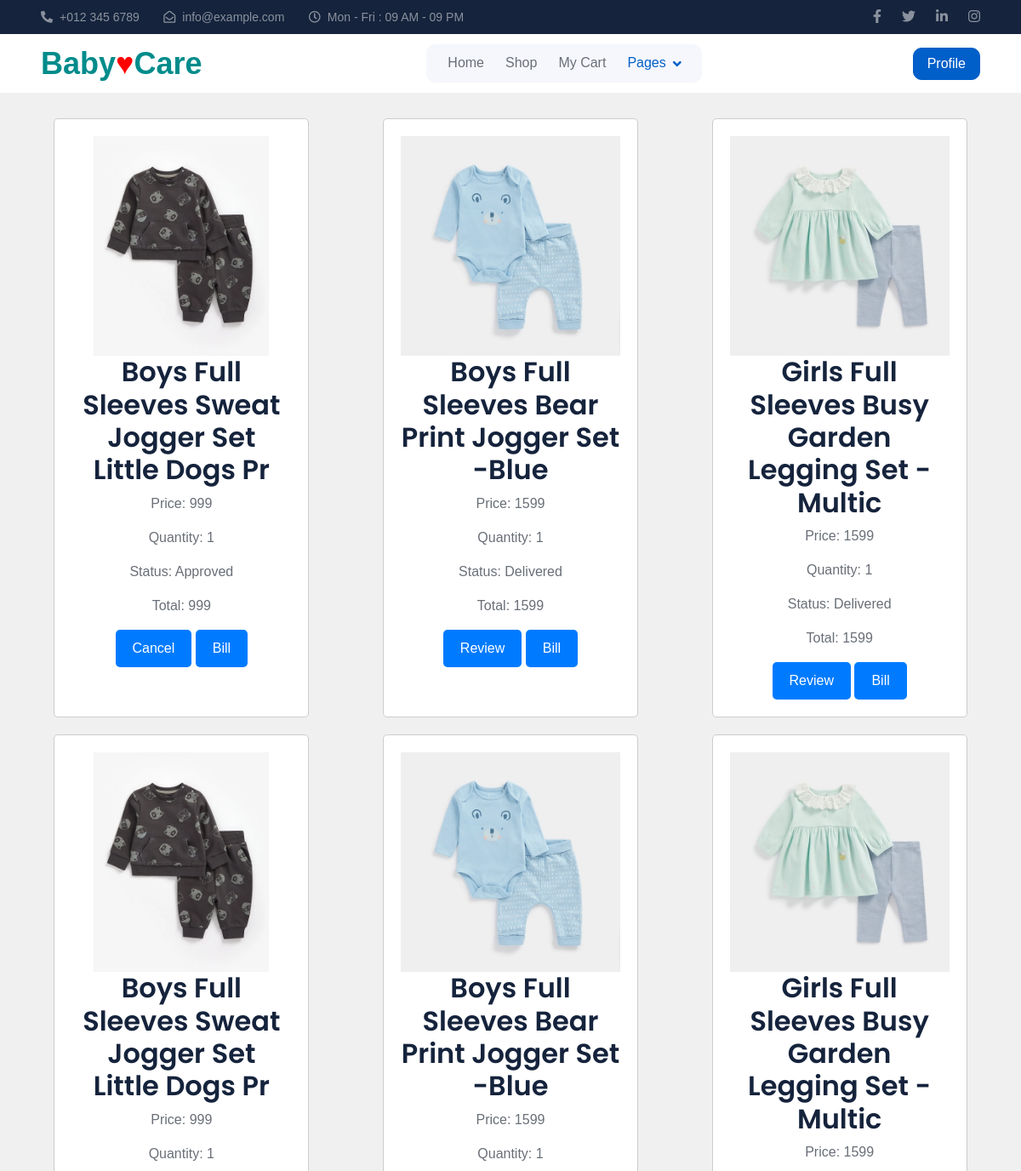
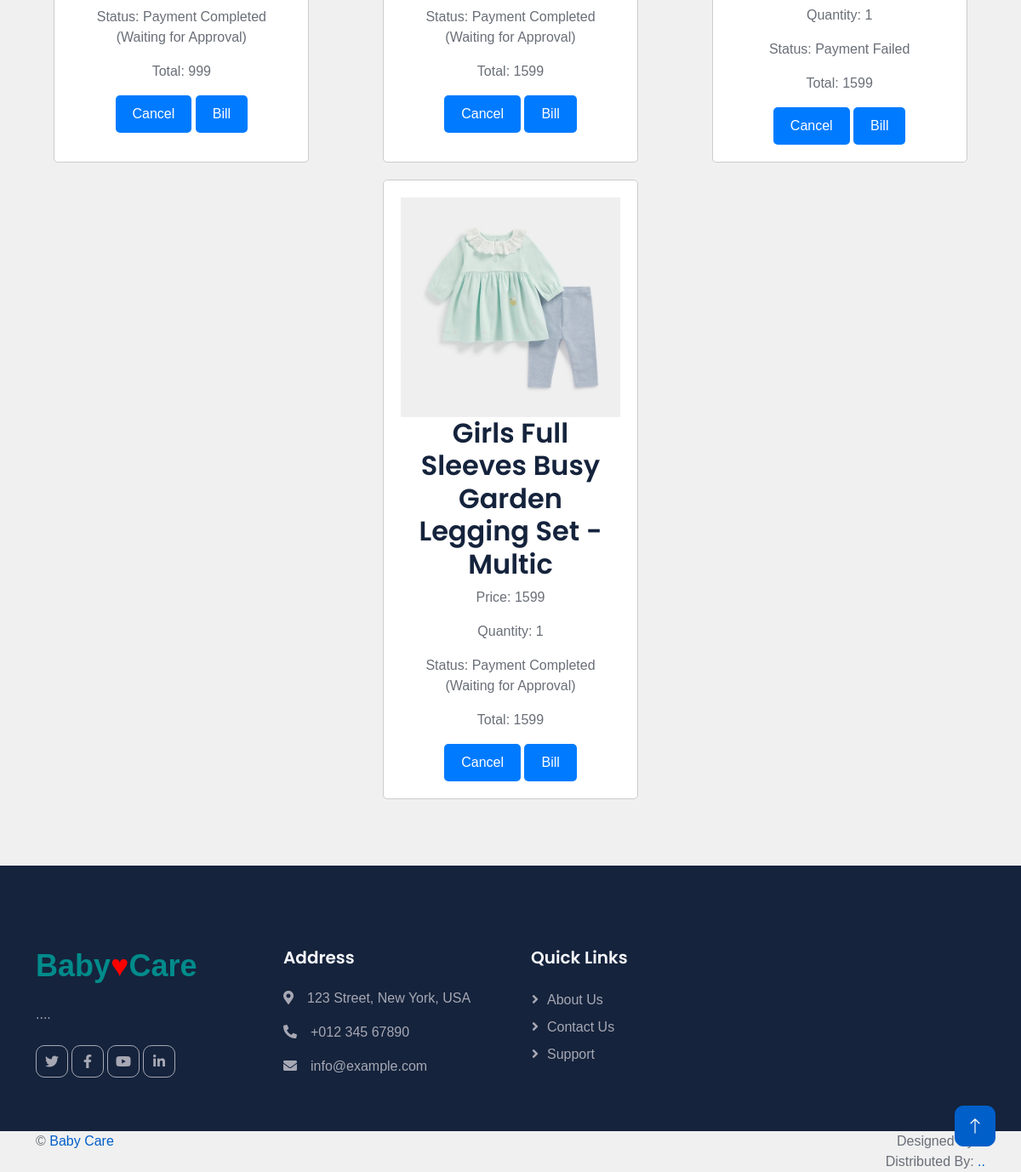
The page /User/Mybooking.php (signed in) on the database its author committed (2 pictures, top to bottom).
### tables this page shows
CREATE TABLE `tbl_cart` (
  `cart_id` int(11) NOT NULL,
  `product_id` int(11) NOT NULL,
  `booking_id` int(11) NOT NULL,
  `cart_qty` int(11) NOT NULL DEFAULT 1,
  `cart_status` int(11) NOT NULL DEFAULT 0
);

CREATE TABLE `tbl_product` (
  `product_id` int(11) NOT NULL,
  `product_name` varchar(50) NOT NULL,
  `brand_id` int(11) NOT NULL,
  `product_details` text NOT NULL,
  `product_photo` varchar(100) NOT NULL,
  `product_price` int(11) NOT NULL,
  `subcategory_id` int(11) NOT NULL,
  `shop_id` int(11) NOT NULL
);

### web/User/Mybooking.php (the view, shortened to what this page needs)
<?php
include('../Assets/Connection/Connection.php');
include('Header.php');
$sel = "select * from tbl_cart c
        inner join tbl_booking b on c.booking_id = b.booking_id
        inner join tbl_product p on c.product_id = p.product_id
        where c.cart_status >= 1 and b.user_id = '" . $_SESSION['user_id'] . "'";
$row = $con->query($sel);
?>
<!DOCTYPE html>
<html lang="en">
<head>
</head>
<body>
<nav
      class="navbar navbar-expand-lg bg-white navbar-light sticky-top px-4 px-lg-5"
    >
      <a href="Home.php" class="navbar-brand d-flex align-items-center">
        <h1 class="m-0">
          <?php include('../Assets/File/Logo/Logo.php') ?>
        </h1>
      </a>
      <div class="collapse navbar-collapse" id="navbarCollapse">
        <div class="navbar-nav mx-auto bg-light rounded pe-4 py-3 py-lg-0">
          <a href="Home.php" class="nav-item nav-link">Home</a>
          <a href="SearchProduct.php" class="nav-item nav-link">Shop</a>
          <a href="MyCart.php" class="nav-item nav-link">My Cart</a>
          <div class="nav-item dropdown">
            <a
              href="#"
              class="nav-link dropdown-toggle active"
              data-bs-toggle="dropdown"
              >Pages</a
            >
          </div>
        </div>
      </div>
      <a href="MyProfile.php" class="btn btn-primary px-3 d-none d-lg-block">Profile</a>
    </nav>
    <main>
        <?php
            while($val = $row->fetch_assoc()) {
            ?>
        <div class="product">
            <a href="DetailsOfProduct.php?pid=<?php echo $val["product_id"]?>" >
            <img src="../Assets/File/Shop/<?php echo $val['product_photo'] ?>" alt="<?php echo $val['product_name'] ?>"></a>
            <h2><?php echo $val['product_name'] ?></h2>
            <p>Price: <?php echo $val['product_price'] ?></p>
            <p>Quantity: <?php echo $val['cart_qty'] ?></p>
            <p>
                Status:
                <?php
                $s = $val['booking_status'];
                if($s == 1) {
                    echo "Payment Failed";
                } else if($s == 2) {
                    $c = $val['cart_status'];
                    if($c == 1) {
                        echo "Payment Completed<br>(Waiting for Approval)";
                    } elseif($c == 2) {
                        echo "Approved";
                    } elseif($c == 3) {
                        echo "Packed";
                    } elseif($c == 4) {
                        echo "Shipped";
                    } elseif($c == 5) {
                        echo "Delivered";
                    } elseif($c == 6) {
                        echo "Cancelled";
                    }
                }
                ?>
            </p>
            <p>Total: <?php echo $val['product_price'] * $val['cart_qty'] ?></p>
            <?php
                if($c >= 1 && $c <= 4) {
                ?>
                    <a href="Mybooking.php?id=<?php echo $val['cart_id'] ?>"><button>Cancel</button></a>
                    <?php
                } else if($c == 5) {
                ?>
                    <a href="Rating.php?pid=<?php echo $val['product_id'] ?>"><button>Review</button></a>
                <?php
                }
                ?>
                <a href="bill.php?id=<?php echo $val['cart_id'] ?>"><button>Bill</button></a>
        </div>
        <?php } ?>
    </main>
</body>
<?php
include('Footer.php');
?>
</html>

### web/Assets/Templates/Main/css/style.css (style rules this page uses)
:root { --primary: #015FC9; --secondary: #0DD3F1; --light: #F6F7FC; --dark: #15233C; }
.btn { transition: .5s; }
.btn.btn-primary, .btn.btn-outline-primary:hover, .btn.btn-secondary, .btn.btn-outline-secondary:hover { color: #FFFFFF; }
.navbar.sticky-top { top: -100px; transition: .5s; }
.navbar .navbar-nav .nav-link { margin-left: 25px; padding: 10px 0; color: #696E77; font-weight: 500; outline: none; }
.navbar .navbar-nav .nav-link:hover, .navbar .navbar-nav .nav-link.active { color: var(--primary); }
.navbar .dropdown-toggle::after { border: none; content: "\f107"; font-family: "Font Awesome 5 Free"; font-weight: 900; vertical-align: middle; margin-left: 8px; }

### web/User/Mybooking.php (style rules this page uses)
body { font-family: Arial, sans-serif; margin: 0; padding: 0; background-color: #f0f0f0; }
main { display: flex; flex-wrap: wrap; justify-content: space-around; padding: 20px; }
.product { background-color: #fff; border: 1px solid #ccc; border-radius: 5px; padding: 20px; margin: 10px; text-align: center; width: 300px; }
.product img { max-width: 100%; height: auto; }
button { background-color: #007bff; color: #fff; border: none; padding: 10px 20px; border-radius: 5px; cursor: pointer; }

### rows shown on the page
tbl_cart: product.product_photo (picture), product.product_name "Boys Full Sleeves Sweat Jogger Set Little Dogs Pr", product.product_price "999", cart_qty "1", cart_status "Approved", $val['product_price']*$val['cart_qty'] "999"
tbl_cart: product.product_photo (picture), product.product_name "Boys Full Sleeves Bear Print Jogger Set -Blue", product.product_price "1599", cart_qty "1", cart_status "Delivered", $val['product_price']*$val['cart_qty'] "1599"
tbl_cart: product.product_photo (picture), product.product_name "Girls Full Sleeves Busy Garden Legging Set -Multic", product.product_price "1599", cart_qty "1", cart_status "Delivered", $val['product_price']*$val['cart_qty'] "1599"
tbl_cart: product.product_photo (picture), product.product_name "Boys Full Sleeves Sweat Jogger Set Little Dogs Pr", product.product_price "999", cart_qty "1", cart_status "Payment Completed", $val['product_price']*$val['cart_qty'] "999"
tbl_cart: product.product_photo (picture), product.product_name "Boys Full Sleeves Bear Print Jogger Set -Blue", product.product_price "1599", cart_qty "1", cart_status "Payment Completed", $val['product_price']*$val['cart_qty'] "1599"
tbl_cart: product.product_photo (picture), product.product_name "Girls Full Sleeves Busy Garden Legging Set -Multic", product.product_price "1599", cart_qty "1", shows "Payment Failed", $val['product_price']*$val['cart_qty'] "1599"
tbl_cart: product.product_photo (picture), product.product_name "Girls Full Sleeves Busy Garden Legging Set -Multic", product.product_price "1599", cart_qty "1", cart_status "Payment Completed", $val['product_price']*$val['cart_qty'] "1599"
